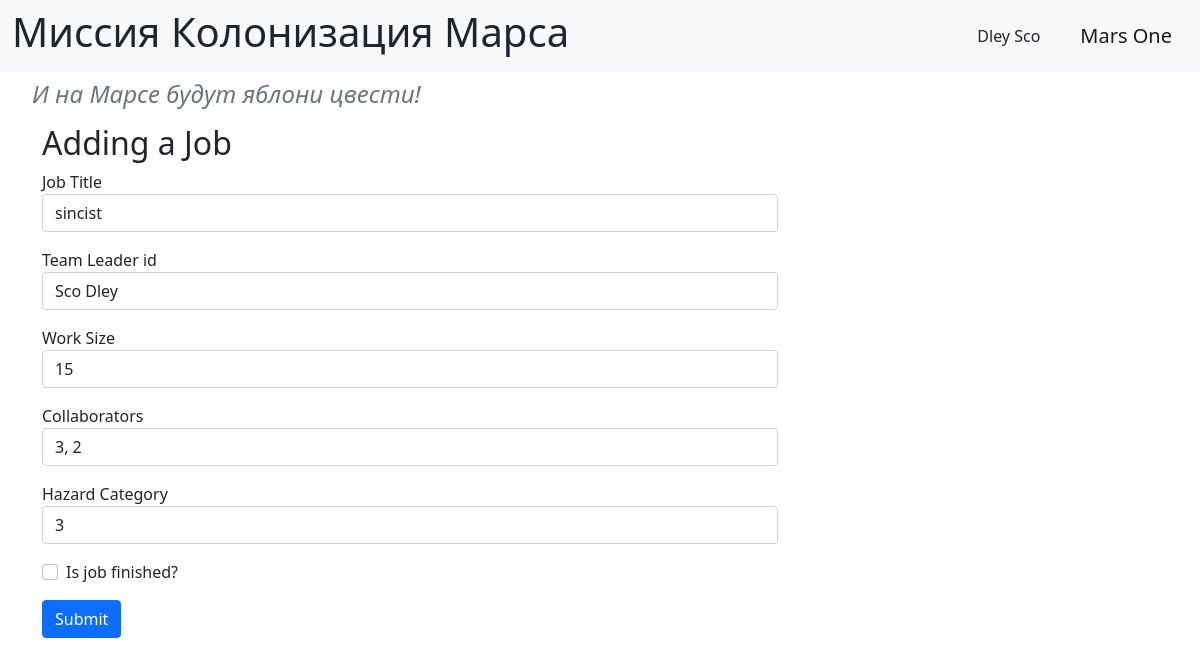
The page /jobs/3 (signed in) on the database its author committed.
### data/users.py (models this page shows, shortened)
class User(SqlAlchemyBase, UserMixin, SerializerMixin):
    __tablename__ = 'users'
    id = sqlalchemy.Column(sqlalchemy.Integer,
                           primary_key=True, autoincrement=True)
    surname = sqlalchemy.Column(sqlalchemy.String, nullable=True)
    name = sqlalchemy.Column(sqlalchemy.String, nullable=True)
    age = sqlalchemy.Column(sqlalchemy.Integer, nullable=True)
    position = sqlalchemy.Column(sqlalchemy.String, nullable=True)
    speciality = sqlalchemy.Column(sqlalchemy.String, nullable=True)
    address = sqlalchemy.Column(sqlalchemy.String, nullable=True)
    email = sqlalchemy.Column(sqlalchemy.String,
                              index=True, unique=True, nullable=True)
    hashed_password = sqlalchemy.Column(sqlalchemy.String, nullable=True)
    modified_date = sqlalchemy.Column(sqlalchemy.DateTime,
                                      default=datetime.datetime.now)
    city_from = sqlalchemy.Column(sqlalchemy.String, nullable=True)

### data/jobs.py (models this page shows)
class Jobs(SqlAlchemyBase, SerializerMixin):
    __tablename__ = 'jobs'
    id = sqlalchemy.Column(sqlalchemy.Integer,
                           primary_key=True, autoincrement=True)
    team_leader = sqlalchemy.Column(sqlalchemy.Integer,
                                    sqlalchemy.ForeignKey("users.id"))
    job = sqlalchemy.Column(sqlalchemy.String, nullable=True)
    work_size = sqlalchemy.Column(sqlalchemy.Integer, nullable=True, default=0)
    collaborators = sqlalchemy.Column(sqlalchemy.String, nullable=True)
    start_date = sqlalchemy.Column(sqlalchemy.DateTime, nullable=True)
    end_date = sqlalchemy.Column(sqlalchemy.DateTime, nullable=True)
    is_finished = sqlalchemy.Column(sqlalchemy.Boolean, default=False)
    user = orm.relationship('User')
    categories = orm.relationship("Category",
                                  secondary="association",
                                  backref="jobs")

### main.py (the view, shortened to what this page needs)
@app.route('/jobs/<int:id>', methods=['GET', 'POST'])
@login_required
def edit_job(id):
    form = JobsForm()
    db_sess = db_session.create_session()
    job = db_sess.query(Jobs).filter(Jobs.id == id).first()
    if not job:
        abort(404)
    if int(job.team_leader) != int(current_user.id) and int(current_user.id) != 1:
        abort(403)
    users = db_sess.query(User).all()
    form.team_leader.choices = [(u.id, f"{u.surname} {u.name}") for u in users]
    categories = db_sess.query(Category).all()
    form.category.choices = [(c.id, c.name) for c in categories]
    if request.method == "GET":
        form.job.data = job.job
        form.team_leader.data = job.team_leader
        form.work_size.data = job.work_size
        form.collaborators.data = job.collaborators
        form.is_finished.data = job.is_finished
        if job.categories:
            form.category.data = job.categories[0].id
    return render_template('add_job.html', form=form)

### forms/job.py
class JobsForm(FlaskForm):
    team_leader = SelectField('Team Leader id', coerce=int, validators=[DataRequired()])
    job = StringField('Job Title', validators=[DataRequired()])
    work_size = IntegerField('Work Size', validators=[DataRequired()])
    collaborators = StringField('Collaborators', validators=[DataRequired()])
    start_date = DateTimeField('Start Date', format="%Y-%m-%dT%H:%M", validators=[Optional()])
    end_date = DateTimeField('End Date', format="%Y-%m-%dT%H:%M", validators=[Optional()])
    category = SelectField('Hazard Category', coerce=int)
    is_finished = BooleanField('Is job finished?')
    submit = SubmitField('Submit')

### data/db_session.py (called while the page is built)
def create_session() -> Session:
    global __factory
    return __factory()

### main.py (called while the page is built)
@login_manager.user_loader
def load_user(user_id):
    db_sess = db_session.create_session()
    return db_sess.query(User).get(user_id)

### templates/add_job.html (shortened to what this page needs)
{% extends "base.html" %}
{% block content %}
<div class="container">
    <div class="row">
        <div class="col-md-8">
            <h2>Adding a Job</h2>
            <form action="" method="post">
                <div class="mb-3">
                    <label>Job Title</label><br>
                    {{ form.job(class="form-control") }}
                </div>
                <div class="mb-3">
                    <label>Team Leader id</label><br>
                    {{ form.team_leader(class="form-control") }}
                </div>
                <div class="mb-3">
                    <label>Work Size</label><br>
                    {{ form.work_size(class="form-control") }}
                </div>
                <div class="mb-3">
                    <label>Collaborators</label><br>
                    {{ form.collaborators(class="form-control") }}
                </div>
                <div class="mb-3">
                    <label>Hazard Category</label><br>
                    {{ form.category(class="form-control") }}
                </div>
                <div class="mb-3 form-check">
                    {{ form.is_finished(class="form-check-input") }}
                    {{ form.is_finished.label(class="form-check-label") }}
                </div>
                <button type="submit" class="btn btn-primary">Submit</button>
            </form>
        </div>
    </div>
</div>
{% endblock %}

### templates/base.html (shortened to what this page needs)
<!doctype html>
<html lang="en">
<head>
    <link rel="stylesheet"
          href="https://cdn.jsdelivr.net/npm/bootstrap@5.0.0-beta1/dist/css/bootstrap.min.css"
>
    <link rel="stylesheet" type="text/css" href="{{ url_for('static', filename='css/style.css') }}"/>
</head>
<body>
<header>
    <nav class="navbar navbar-light bg-light">
        <div class="container-fluid">
            <a href="/" style="text-decoration: none; color: inherit;">
                <h1>Миссия Колонизация Марса</h1>
            </a>
            <div class="d-flex align-items-center">
                {% if current_user.is_authenticated %}
                    <a class="nav-link text-dark me-4" href="/logout">
                        {{ current_user.name }} {{ current_user.surname }}
                    </a>
                {% else %}
                    <a class="btn btn-primary me-2" href="/register">Зарегистрироваться</a>
                    <a class="btn btn-success me-4" href="/login">Войти</a>
                {% endif %}
                <span class="navbar-brand">Mars One</span>
            </div>
        </div>
    </nav>
</header>
<main role="main" class="container-fluid mt-2">
    <h4 class="text-secondary subtitle">И на Марсе будут яблони цвести!</h4>
    {% block content %}{% endblock %}
</main>
</body>
</html>

### static/css/style.css (style rules this page uses)
h4 { color: #333; padding-left: 20px; margin-bottom: 15px; }
.subtitle { color: #808080; font-style: italic; font-weight: normal; }

### rows shown on the page
User: name "Dley", surname "Sco"
Jobs: job "sincist", team_leader "Sco Dley", work_size "15", collaborators "3, 2"
